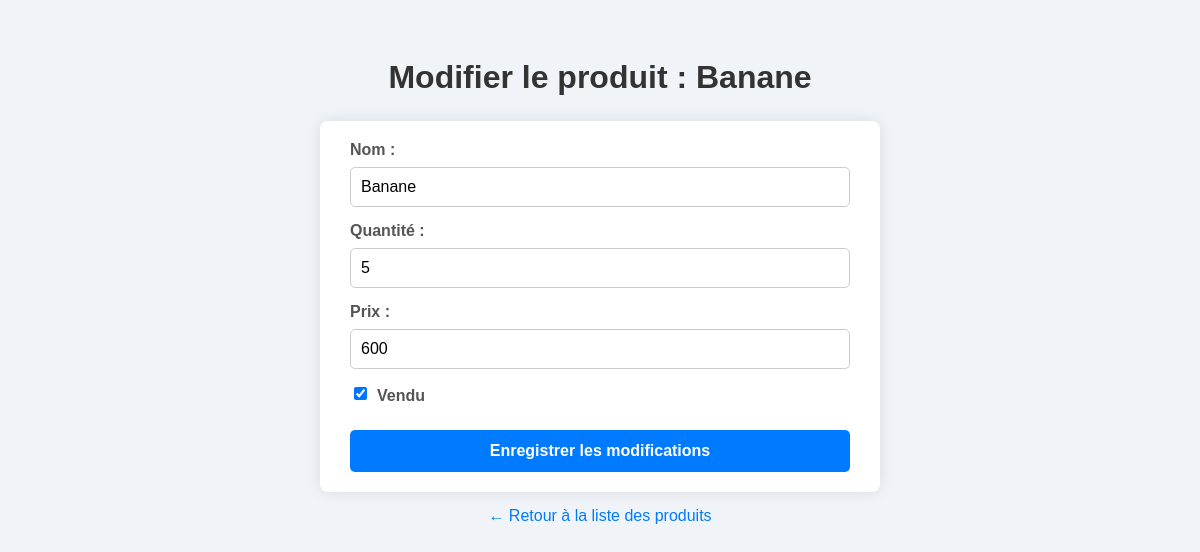
Screenshot of /modifier/3/ (signed in) with the database file from the repository.
### produits/models.py (models this page shows, shortened)
class Produit(models.Model):
    nom = models.CharField(max_length=50)
    quantite = models.IntegerField()
    prix = models.IntegerField()
    vendu = models.BooleanField(default=True)
    utilisateur = models.ForeignKey(User, on_delete=models.CASCADE, related_name='produits')

### produits/views.py (the view)
# urls.py: path('modifier/<int:id>/', views.modifier_produit, name='modifier'),
@login_required
def modifier_produit(request, id):
    produit = get_object_or_404(Produit, id=id, utilisateur=request.user)
    if request.method == "POST":
        form = ProduitForm(request.POST, instance=produit)
        if form.is_valid():
            form.save()
            return redirect('lister')
    else:
        form = ProduitForm(instance=produit)
    return render(request, "produits/modifier.html", {"form": form, "produit": produit})

### produits/forms.py
class ProduitForm(forms.ModelForm):
    class Meta:
        model = Produit
        fields = ['nom', 'quantite', 'prix', 'vendu']

### produits/templates/produits/modifier.html (shortened to what this page needs)
<!DOCTYPE html>
<html lang="fr">
<head>
</head>
<body>
  <h1>Modifier le produit : {{ produit.nom }}</h1>
  <form method="post">
    <label for="id_nom">Nom :</label>
    {{ form.nom }}
    <label for="id_quantite">Quantité :</label>
    {{ form.quantite }}
    <label for="id_prix">Prix :</label>
    {{ form.prix }}
    <div class="checkbox-label">
      {{ form.vendu }} <label for="id_vendu">Vendu</label>
    </div>
    <button type="submit">Enregistrer les modifications</button>
  </form>
  <a href="{% url 'lister' %}">← Retour à la liste des produits</a>
</body>
</html>

### produits/templates/produits/modifier.html (style rules this page uses)
body { font-family: Arial, sans-serif; background-color: #f0f4f8; padding: 30px; }
h1 { color: #333; text-align: center; margin-bottom: 25px; }
form { max-width: 500px; margin: 0 auto; background: white; padding: 20px 30px; border-radius: 8px; box-shadow: 0 0 15px rgba(0,0,0,0.1); }
label { display: block; margin-bottom: 8px; font-weight: bold; color: #555; }
input[type="text"], input[type="number"], input[type="checkbox"] { width: 100%; padding: 10px; margin-bottom: 15px; border: 1px solid #ccc; border-radius: 5px; box-sizing: border-box; font-size: 1em; }
input[type="checkbox"] { width: auto; margin-right: 10px; vertical-align: middle; }
.checkbox-label { display: flex; align-items: center; margin-bottom: 15px; }
button { background-color: #007BFF; border: none; padding: 12px 20px; color: white; font-weight: bold; font-size: 1em; border-radius: 5px; cursor: pointer; width: 100%; transition: background-color 0.3s ease; }
a { display: block; margin-top: 15px; text-align: center; color: #007BFF; text-decoration: none; }

### rows the page displays
Produit: nom "Banane", quantite "5", prix "600", vendu "☑"
